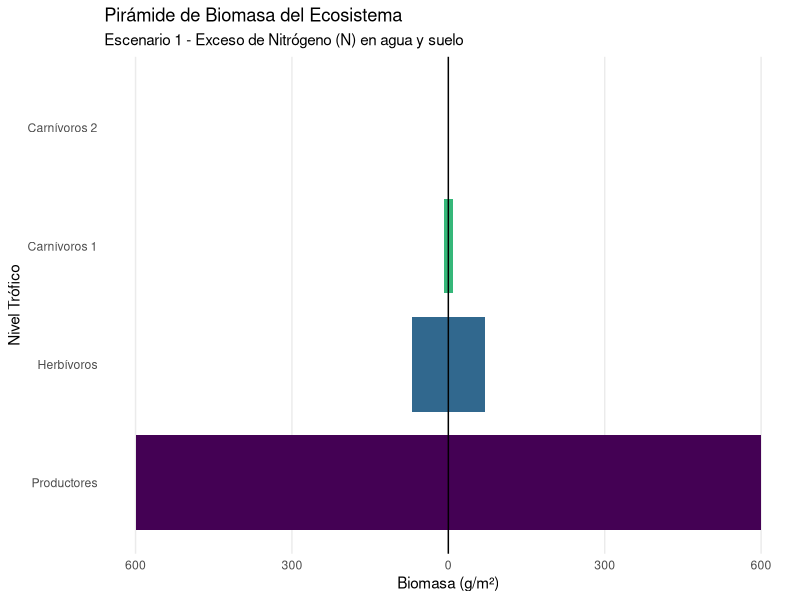
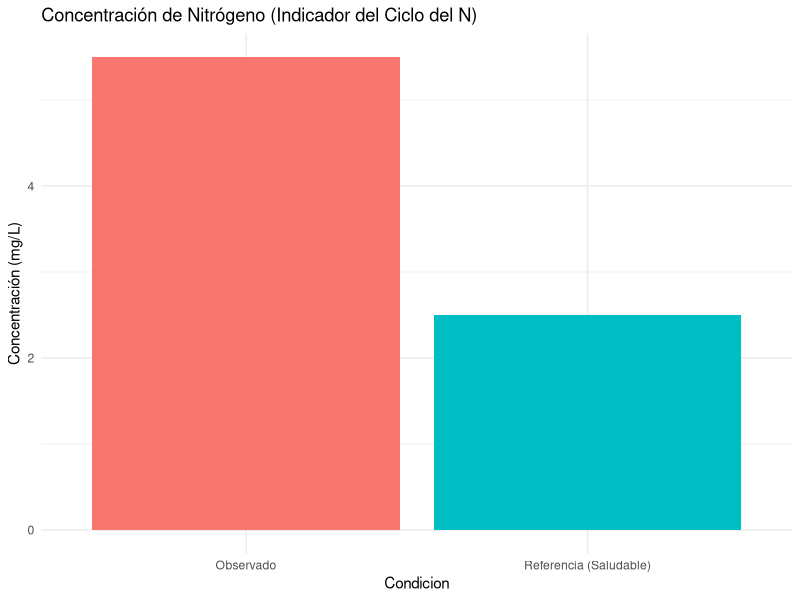

R code for these plots, in order:
## ---- chunk 1
knitr::opts_chunk$set(echo = TRUE, message = FALSE, warning = FALSE)
## ---- chunk 2
# Cargamos las librerías necesarias
library(ggplot2)
library(dplyr)

# Se les indicará qué número de escenario deben usar.
# Escenario 1: Exceso de Nitrógeno
# Escenario 2: Deforestación
# Escenario 3: Sobrepesca
# Por favor, descomente la línea correspondiente a su escenario.

escenario <- 1
# escenario <- 2
# escenario <- 3

# Simulación de datos (en un caso real, podrían ser archivos .csv)
# NO MODIFICAR ESTE BLOQUE
set.seed(123) # Para que los datos sean reproducibles

if(escenario == 1){
  datos_biomasa <- data.frame(
    Nivel_Trófico = factor(c("Productores", "Herbívoros", "Carnívoros 1", "Carnívoros 2"), 
                           levels = c("Productores", "Herbívoros", "Carnívoros 1", "Carnívoros 2")),
    Biomasa = c(1200, 140, 18, 2.2)
  )
  ciclo_alterado <- "Exceso de Nitrógeno (N) en agua y suelo"
  valor_nutriente <- 5.5 # mg/L, por encima de lo normal (2.5)
  
} else if(escenario == 2){
  datos_biomasa <- data.frame(
    Nivel_Trófico = factor(c("Productores", "Herbívoros", "Carnívoros 1", "Carnívoros 2"), 
                           levels = c("Productores", "Herbívoros", "Carnívoros 1", "Carnívoros 2")),
    Biomasa = c(300, 140, 18, 2.2)
  )
  ciclo_alterado <- "Perturbación del ciclo del Agua (escorrentía y disminución de productores)"
  valor_nutriente <- NA
  
} else if(escenario == 3){
  datos_biomasa <- data.frame(
    Nivel_Trófico = factor(c("Productores", "Herbívoros", "Carnívoros 1 (Piscívoros)", "Carnívoros 2"), 
                           levels = c("Productores", "Herbívoros", "Carnívoros 1 (Piscívoros)", "Carnívoros 2")),
    Biomasa = c(1500, 180, 4, 2.2)
  )
  ciclo_alterado <- "Sobrepesca de peces zooplanctívoros (Nivel de Carnívoro 1)"
  valor_nutriente <- 2.6 # mg/L, normal
}

## ---- chunk 3
# Generamos la PIRÁMIDE DE BIOMASA verdadera
# Los productores en la base, carnívoros en la cima

# Necesitamos crear una variable para el ancho simétrico de la pirámide
# Vamos a graficar la biomasa en el eje X, pero dividiéndola en dos mitades
# para que parezca una pirámide de lado

# Duplicamos los datos pero con biomasa negativa para el lado izquierdo
datos_piramide <- datos_biomasa %>%
  mutate(Biomasa_pos = Biomasa / 2,  # Mitad derecha
         Biomasa_neg = -Biomasa / 2) # Mitad izquierda

# Convertimos a formato largo para ggplot
datos_largos <- datos_piramide %>%
  tidyr::pivot_longer(cols = c(Biomasa_pos, Biomasa_neg),
                      names_to = "Lado",
                      values_to = "Valor")

# Creamos la pirámide
ggplot(datos_largos, aes(x = Valor, y = Nivel_Trófico, fill = Nivel_Trófico)) +
  geom_col(orientation = "y", width = 0.8) +
  scale_fill_viridis_d() +
  scale_x_continuous(labels = abs) + # Mostramos valores absolutos en el eje
  labs(title = "Pirámide de Biomasa del Ecosistema",
       subtitle = paste("Escenario", escenario, "-", ciclo_alterado),
       x = "Biomasa (g/m²)",
       y = "Nivel Trófico") +
  theme_minimal() +
  theme(legend.position = "none",
        panel.grid.major.y = element_blank(),
        panel.grid.minor = element_blank()) +
  geom_vline(xintercept = 0, color = "black", linewidth = 0.5) # Línea central
## ---- chunk 4
if(!is.na(valor_nutriente)){
  nivel_normal <- 2.5 # mg/L, valor de referencia
  datos_nutriente <- data.frame(
    Condicion = c("Observado", "Referencia (Saludable)"),
    Concentracion = c(valor_nutriente, nivel_normal)
  )
  
  ggplot(datos_nutriente, aes(x = Condicion, y = Concentracion, fill = Condicion)) +
    geom_bar(stat = "identity") +
    labs(title = "Concentración de Nitrógeno (Indicador del Ciclo del N)",
         y = "Concentración (mg/L)") +
    theme_minimal() +
    theme(legend.position = "none")
  
} else {
  print("No se registraron datos de nutrientes para este escenario.")
}
